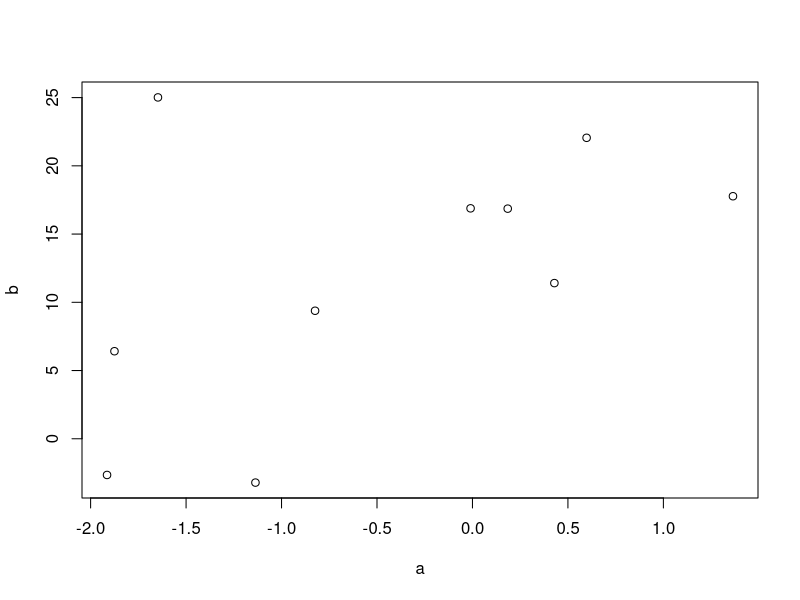

Generate this figure with R:
## ---- chunk 1
a = rnorm(10, 0, 1)
b = rnorm(10, 10,14)

plot(a,b)
